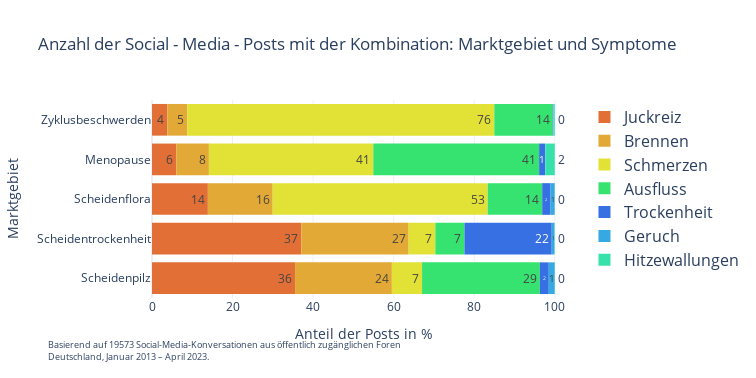

This figure's notebook cell:
### Code cell
def combine_subcategories(df, lense_1, lense_2):

    # Generate combinations of unique subcategories across buying_channel and experts
    combinations_list = list(product(lense_1, lense_2))

    # Create new dataframe with combination pairs
    combination_df = pd.DataFrame(combinations_list, columns=['Subcategory 1', 'Subcategory 2'])

    # Initialize dictionary to store combination counts
    combination_counts = {}
    id_values = set()


    # Iterate through combinations and count occurrences
    for subcategory_1, subcategory_2 in combinations_list:
        ids = sentiment_new_df.loc[
            (sentiment_new_df['subcategory'] == subcategory_1) &
            (sentiment_new_df['id'].isin(sentiment_new_df.loc[sentiment_new_df['subcategory'] == subcategory_2, 'id'])),
            'id'
        ].unique()
        count = len(ids)
        combination_counts[(subcategory_1, subcategory_2)] = count
        id_values.update(ids)
    

    # Create new dataframe from combination counts
    combination_counts_df = pd.DataFrame(combination_counts.items(), columns=['combination', 'count'])
    combination_counts_df[['subcategory_1', 'subcategory_2']] = pd.DataFrame(combination_counts_df['combination'].tolist())
    combination_counts_df = combination_counts_df.drop('combination', axis=1)

    # Store the number of unique id values from which combinations were found
    n_posts = len(id_values)

    #print(combination_counts_df)

    return combination_counts_df, n_posts





def filter_and_plot(df, counts, cat1, cat2, save_name="img"):
    
    fig = px.histogram(
        df,
        x="count",
        y="subcategory_1",
        color="subcategory_2",
        barnorm="percent",
        orientation="h",
        labels={
            "subcategory_1": "",
            "subcategory_2": "",
            "count": cat2,
        },
        color_discrete_sequence=PERMEA_COLOR_WHEEL_11_STATISTICS,
        text_auto=".0f",
        title=f'Anzahl der Social - Media - Posts mit der Kombination: {cat1} und {cat2}',
        template="plotly_white",
        category_orders={
            "subcategory_1": cat1,
            "subcategory_2": cat2
        })
    

    fig.add_annotation(dict(font=dict(size=9),
                        x=-0.25,
                        y=-0.34,
                        showarrow=False,
                        #text=f'Based on {counts} Social Media Conversations from publicy available forums mentioning {cat1} and {cat2} <br> Germany, January 2013 – April 2023.',
                        text=f"Basierend auf {counts} Social-Media-Konversationen aus öffentlich zugänglichen Foren <br>Deutschland, Januar 2013 – April 2023.",                       
                        textangle=0,
                        xanchor='left',
                        xref="paper",
                        yref="paper",
                        align="left"
))
    

    fig.update_layout(
    template='plotly_white',
    xaxis_title='Anteil der Posts in %',
    yaxis_title=cat1,
    #yaxis_range=[0, 1.1 * df['Count'].max()],
    #xaxis=dict(
        #tickmode='linear',
        #dtick=1,
        #automargin=True
    #),
    yaxis={'automargin': True},
    #margin=dict(l=130, r=150, b=10, pad=30),
    autosize=False,
    width=20 * 37.8,  # Convert 20 cm to inches (1 cm = 37.8 inches)
    height=10 * 37.8,  # Convert 9 cm to inches (1 cm = 37.8 inches)
    legend=dict(font=dict(size=16))
    )
    
    
        
    #fig.write_image(save_name+".png")
    
    fig.show()
    


df, counts= combine_subcategories(sentiment_new_df, market_area, top_symptoms)
filter_and_plot(df, counts, "Marktgebiet", "Symptome", save_name="market_area_top_symptoms")

### Figure 1 — Plotly figure (JSON) as saved in the notebook; plotly's stock layout.template omitted (floating-point values rounded to 4 significant figures)
{"data": [{"alignmentgroup": "True", "bingroup": "y", "histfunc": "sum", "hovertemplate": "=%{y}<br>sum of Symptome (normalized as percent)=%{x}<extra></extra>", "legendgroup": "Juckreiz", "marker": {"color": "rgb(226, 112, 54)", "pattern": {"shape": ""}}, "name": "Juckreiz", "offsetgroup": "Juckreiz", "orientation": "h", "showlegend": true, "texttemplate": "%{value:.0f}", "type": "histogram", "x": [1829, 1410, 1100, 442, 153], "xaxis": "x", "y": ["Scheidenpilz", "Scheidentrockenheit", "Scheidenflora", "Menopause", "Zyklusbeschwerden"], "yaxis": "y"}, {"alignmentgroup": "True", "bingroup": "y", "histfunc": "sum", "hovertemplate": "=%{y}<br>sum of Symptome (normalized as percent)=%{x}<extra></extra>", "legendgroup": "Brennen", "marker": {"color": "rgb(226, 169, 54)", "pattern": {"shape": ""}}, "name": "Brennen", "offsetgroup": "Brennen", "orientation": "h", "showlegend": true, "texttemplate": "%{value:.0f}", "type": "histogram", "x": [1238, 1013, 1276, 590, 201], "xaxis": "x", "y": ["Scheidenpilz", "Scheidentrockenheit", "Scheidenflora", "Menopause", "Zyklusbeschwerden"], "yaxis": "y"}, {"alignmentgroup": "True", "bingroup": "y", "histfunc": "sum", "hovertemplate": "=%{y}<br>sum of Symptome (normalized as percent)=%{x}<extra></extra>", "legendgroup": "Schmerzen", "marker": {"color": "rgb(226, 226, 54)", "pattern": {"shape": ""}}, "name": "Schmerzen", "offsetgroup": "Schmerzen", "orientation": "h", "showlegend": true, "texttemplate": "%{value:.0f}", "type": "histogram", "x": [386, 252, 4232, 2982, 3069], "xaxis": "x", "y": ["Scheidenpilz", "Scheidentrockenheit", "Scheidenflora", "Menopause", "Zyklusbeschwerden"], "yaxis": "y"}, {"alignmentgroup": "True", "bingroup": "y", "histfunc": "sum", "hovertemplate": "=%{y}<br>sum of Symptome (normalized as percent)=%{x}<extra></extra>", "legendgroup": "Ausfluss", "marker": {"color": "rgb(54, 226, 112)", "pattern": {"shape": ""}}, "name": "Ausfluss", "offsetgroup": "Ausfluss", "orientation": "h", "showlegend": true, "texttemplate": "%{value:.0f}", "type": "histogram", "x": [1506, 275, 1073, 3008, 583], "xaxis": "x", "y": ["Scheidenpilz", "Scheidentrockenheit", "Scheidenflora", "Menopause", "Zyklusbeschwerden"], "yaxis": "y"}, {"alignmentgroup": "True", "bingroup": "y", "histfunc": "sum", "hovertemplate": "=%{y}<br>sum of Symptome (normalized as percent)=%{x}<extra></extra>", "legendgroup": "Trockenheit", "marker": {"color": "rgb(54, 112, 226)", "pattern": {"shape": ""}}, "name": "Trockenheit", "offsetgroup": "Trockenheit", "orientation": "h", "showlegend": true, "texttemplate": "%{value:.0f}", "type": "histogram", "x": [114, 824, 165, 108, 7], "xaxis": "x", "y": ["Scheidenpilz", "Scheidentrockenheit", "Scheidenflora", "Menopause", "Zyklusbeschwerden"], "yaxis": "y"}, {"alignmentgroup": "True", "bingroup": "y", "histfunc": "sum", "hovertemplate": "=%{y}<br>sum of Symptome (normalized as percent)=%{x}<extra></extra>", "legendgroup": "Geruch", "marker": {"color": "rgb(54, 169, 226)", "pattern": {"shape": ""}}, "name": "Geruch", "offsetgroup": "Geruch", "orientation": "h", "showlegend": true, "texttemplate": "%{value:.0f}", "type": "histogram", "x": [76, 26, 81, 6, 2], "xaxis": "x", "y": ["Scheidenpilz", "Scheidentrockenheit", "Scheidenflora", "Menopause", "Zyklusbeschwerden"], "yaxis": "y"}, {"alignmentgroup": "True", "bingroup": "y", "histfunc": "sum", "hovertemplate": "=%{y}<br>sum of Symptome (normalized as percent)=%{x}<extra></extra>", "legendgroup": "Hitzewallungen", "marker": {"color": "rgb(54, 226, 169)", "pattern": {"shape": ""}}, "name": "Hitzewallungen", "offsetgroup": "Hitzewallungen", "orientation": "h", "showlegend": true, "texttemplate": "%{value:.0f}", "type": "histogram", "x": [1, 3, 2, 170, 13], "xaxis": "x", "y": ["Scheidenpilz", "Scheidentrockenheit", "Scheidenflora", "Menopause", "Zyklusbeschwerden"], "yaxis": "y"}], "layout": {"annotations": [{"align": "left", "font": {"size": 9}, "showarrow": false, "text": "Basierend auf 19573 Social-Media-Konversationen aus öffentlich zugänglichen Foren <br>Deutschland, Januar 2013 – April 2023.", "textangle": 0, "x": -0.25, "xanchor": "left", "xref": "paper", "y": -0.34, "yref": "paper"}], "autosize": false, "barmode": "relative", "barnorm": "percent", "height": 378, "legend": {"font": {"size": 16}, "title": {"text": ""}, "tracegroupgap": 0}, "title": {"text": "Anzahl der Social - Media - Posts mit der Kombination: Marktgebiet und Symptome"}, "width": 756, "xaxis": {"anchor": "y", "domain": [0, 1], "title": {"text": "Anteil der Posts in %"}}, "yaxis": {"anchor": "x", "automargin": true, "categoryarray": ["t", "e", "i", "b", "e", "g", "t", "k", "r", "a", "M"], "categoryorder": "array", "domain": [0, 1], "title": {"text": "Marktgebiet"}}}}
